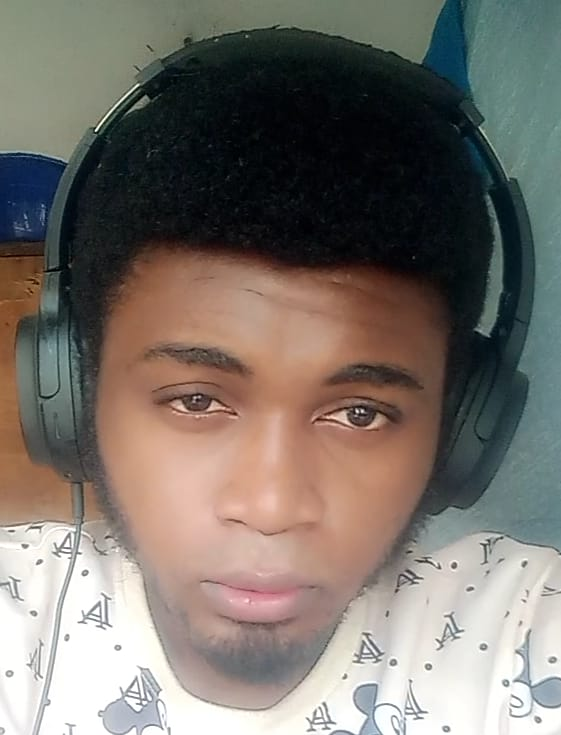
#> input picture resources/images/profile_pic.jpeg, 561 x 735 px
$ python basic_functions.py
#> lines starting #> are read from the running program, lines starting #| are printed output that depends on the picture; after the words box and inside, x2 and y2 are one past the last pixel; in counts of white or black regions, pixels touching at a corner belong together
import cv2
import numpy as np

img = cv2.imread("resources/images/profile_pic.jpeg")
#> img is the input picture: shape (735, 561, 3); mean B, G, R 108, 114.9, 121.9
kernel = np.ones((5,5),np.uint8)

img = cv2.resize(img,(500,500))
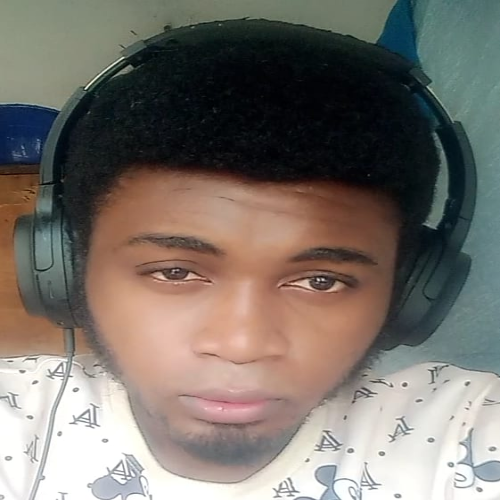
#> img: shape (500, 500, 3); mean B, G, R 107.8, 114.8, 121.8

imgGray = cv2.cvtColor(img,cv2.COLOR_BGR2GRAY)
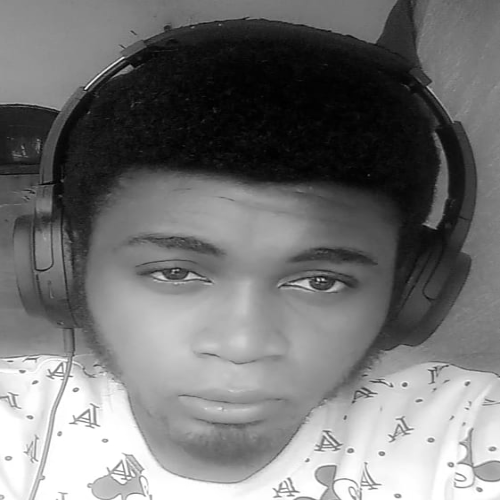
#> imgGray: shape (500, 500); min 0, max 255, mean 116.1
imgBlur = cv2.GaussianBlur(imgGray,(7,7),0)
imgCanny = cv2.Canny(img,150,200)
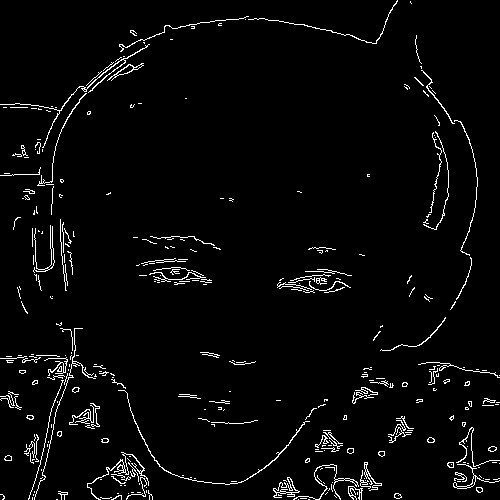
#> imgCanny: shape (500, 500); 3.3% white in thin lines or dots
imgDialation = cv2.dilate(imgCanny,kernel,iterations=1)
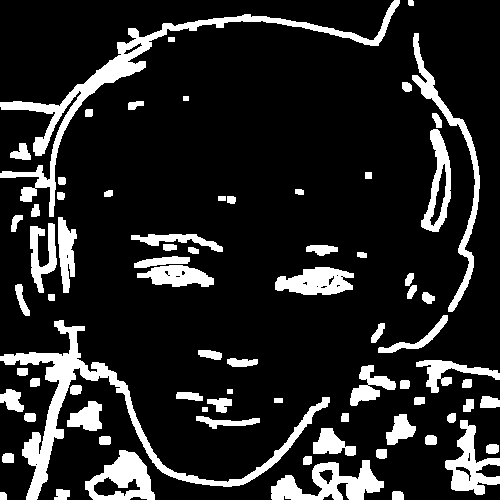
#> imgDialation: shape (500, 500); 15% white; 75 white regions, largest, box (x1, y1, x2, y2) and area: (0, 320, 330, 500) 6203, (0, 0, 400, 217) 5960, (271, 460, 384, 500) 2282
imgEroded = cv2.erode(imgDialation,kernel,iterations=1)
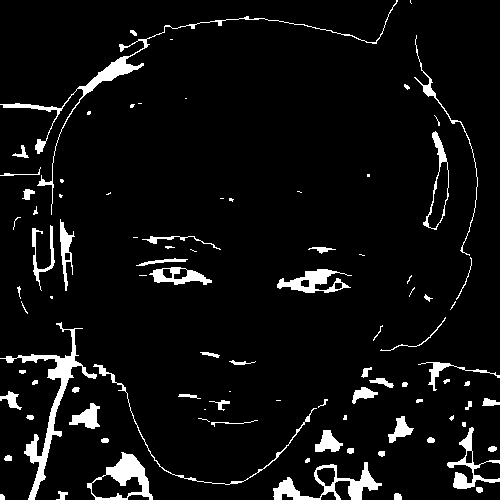
#> imgEroded: shape (500, 500); 6% white; 93 white regions (32 under 20 px), largest, box (x1, y1, x2, y2) and area: (0, 322, 97, 500) 2066, (0, 0, 398, 215) 1839, (273, 462, 382, 500) 1310

cv2.imshow("Gray Image",imgGray)
cv2.imshow("Blur Image",imgBlur)
cv2.imshow("Canny Image",imgCanny)
cv2.imshow("Dialation Image",imgDialation)
cv2.imshow("Eroded Image",imgEroded)
cv2.waitKey(0)

$ run again, with resources/images/Similar-geometric-shapes.png saved as resources/images/profile_pic.jpeg
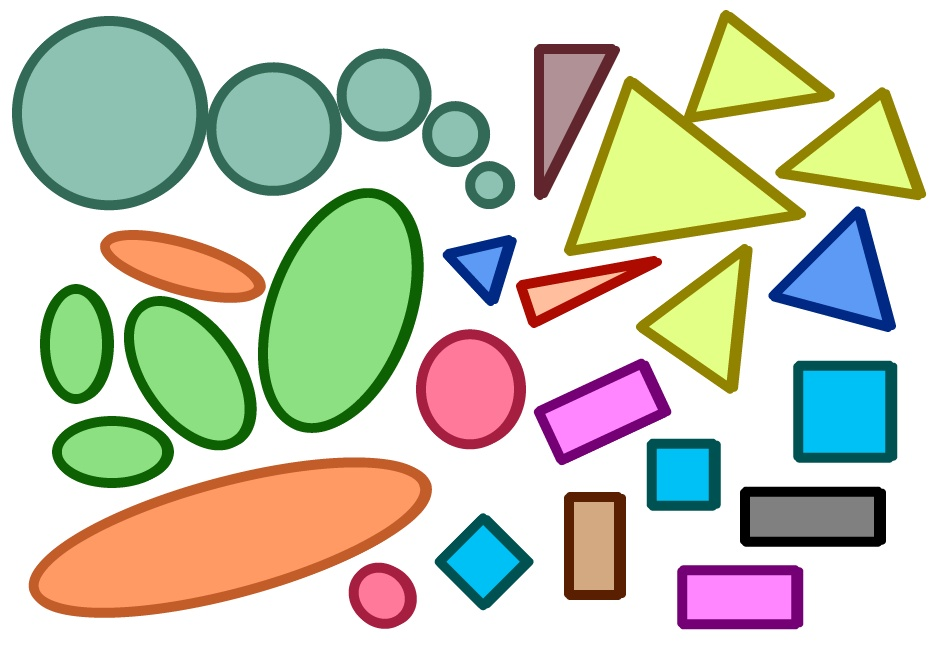
#> input picture resources/images/Similar-geometric-shapes.png, 936 x 648 px
#> img is the input picture: shape (648, 936, 3); mean B, G, R 185.9, 204.5, 200.7
#> img: shape (500, 500, 3)
#> `imgCanny = cv2.Canny(img,150,200)`:
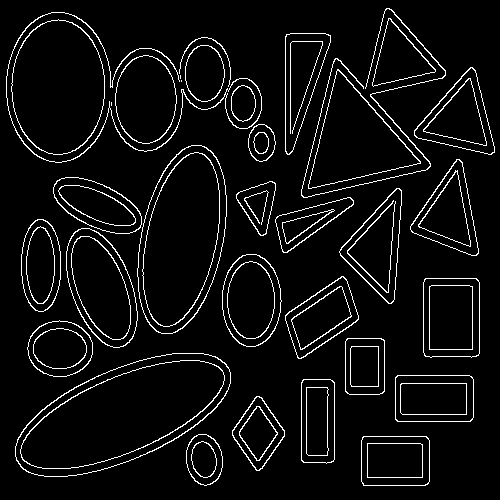
#> imgCanny: shape (500, 500); 5.7% white in thin lines or dots
#> imgDialation: shape (500, 500); 30% white; 17 white regions, largest, box (x1, y1, x2, y2) and area: (25, 143, 229, 379) 12944, (4, 10, 278, 165) 11763, (299, 6, 497, 200) 10356
#> `imgEroded = cv2.erode(imgDialation,kernel,iterations=1)`:
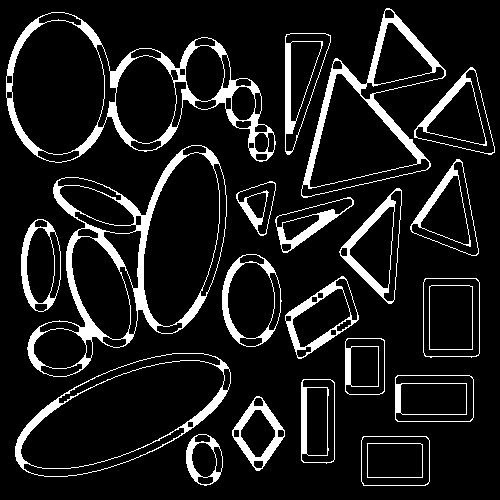
#> imgEroded: shape (500, 500); 11.2% white; 22 white regions, largest, box (x1, y1, x2, y2) and area: (27, 145, 227, 377) 5337, (6, 12, 276, 163) 4865, (301, 8, 446, 198) 3295

$ run again, with resources/images/pic_0.jpg copied over resources/images/profile_pic.jpeg
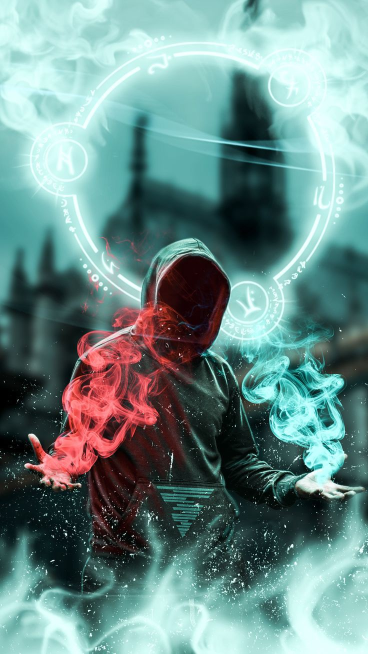
#> input picture resources/images/pic_0.jpg, 736 x 1308 px (shown at 1/2 size)
#> img is the input picture: shape (1308, 736, 3); mean B, G, R 136.9, 140, 107.6
#> img: shape (500, 500, 3)
#> `imgCanny = cv2.Canny(img,150,200)`:
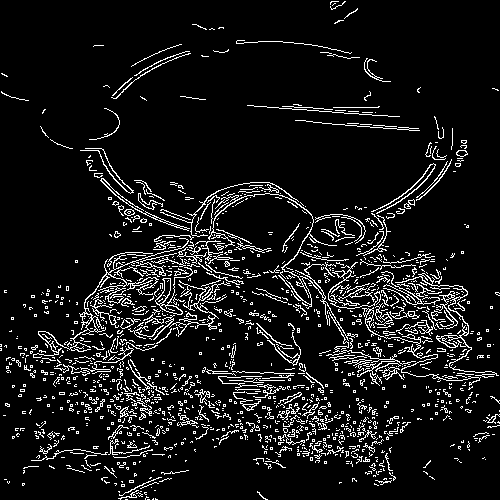
#> imgCanny: shape (500, 500); 8.7% white in thin lines or dots
#> imgDialation: shape (500, 500); 37% white; 86 white regions (1 under 20 px), largest, box (x1, y1, x2, y2) and area: (4, 114, 500, 500) 79378, (234, 38, 393, 84) 1332, (245, 102, 402, 119) 1284
#> `imgEroded = cv2.erode(imgDialation,kernel,iterations=1)`:
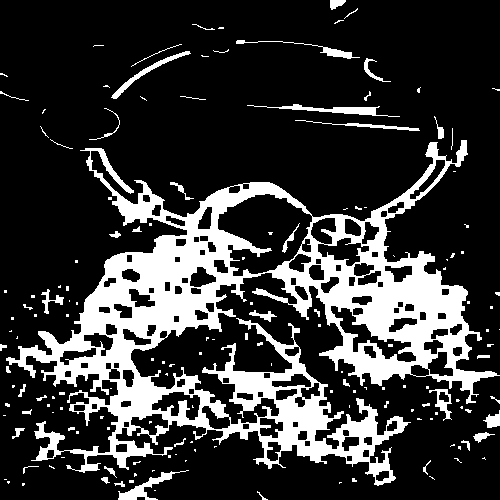
#> imgEroded: shape (500, 500); 21.5% white; 158 white regions (109 under 20 px), largest, box (x1, y1, x2, y2) and area: (6, 140, 500, 486) 48373, (247, 104, 400, 117) 568, (118, 470, 189, 500) 513
